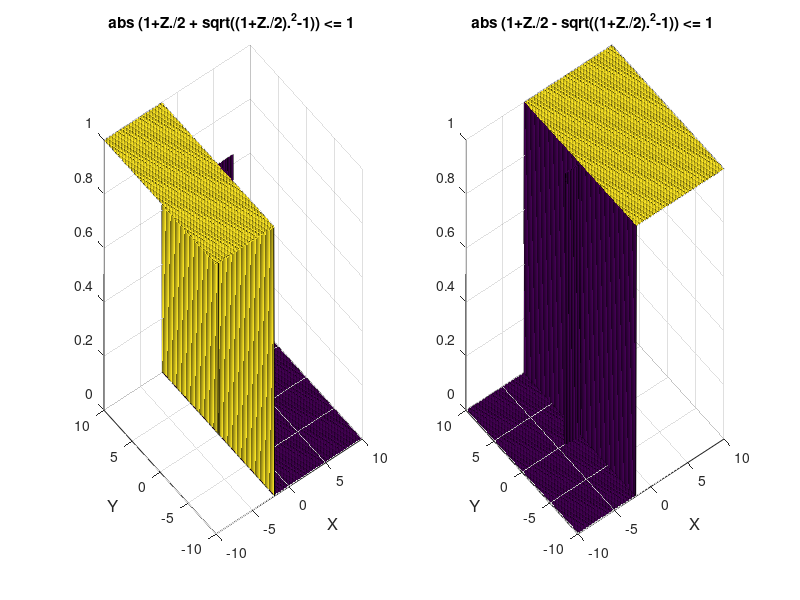
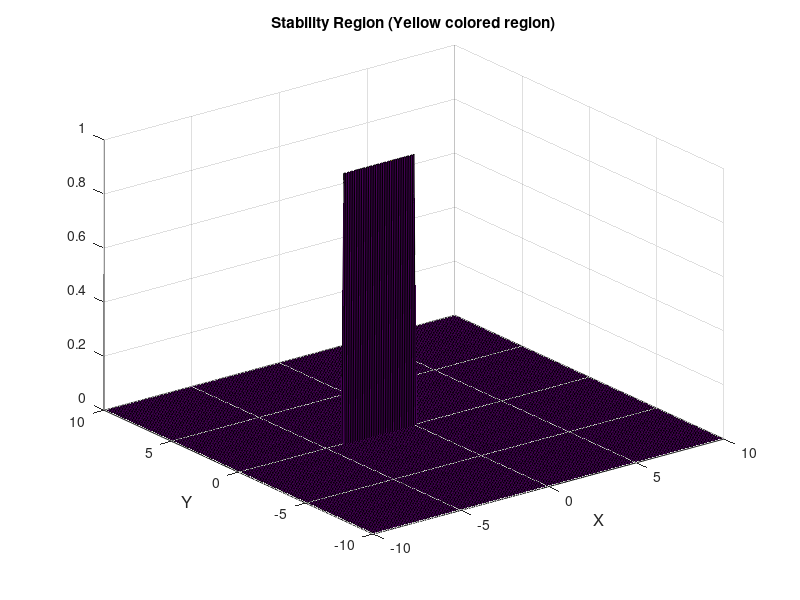

Source code (MATLAB) for these figures, in order:
%HW2 C(b) Plotting the stability Region

clc; clear all; close all;
x_lim = 10;
y_lim = 10;
x = -x_lim:0.1:x_lim; 
y = -y_lim:0.1:y_lim; 
[X,Y] = meshgrid(x,y);

[K1, K2] = size(X);
%complex number
Z  = X + Y.*1i;
      
alpha1 = 1+Z./2 + sqrt((1+Z./2).^2-1);  % 
alpha2 = 1+Z./2 - sqrt((1+Z./2).^2-1);

% to plot regions where abs(aplha1) <=1 
Region1 = alpha1;
Region1(abs(Region1)<= 1) = 1;
Region1(abs(Region1)> 1) = 0;

% to plot regions where abs(aplha2) <=1 
Region2 = alpha2;
Region2(abs(Region2)<= 1) = 1;
Region2(abs(Region2)> 1) = 0;

% Region3 is the intersection of region1 and region2
% stability region should have both roots alpha1 and alpha2 s.t. 
% abs(aplha1) <=1 && abs(aplha2) <=1
Region3 = zeros(K1,K2);
for l = 1:1:K1
    for m = 1:1:K1
        if Region1(l,m)==1 && Region2(l,m)==1
            Region3(l,m) = 1;
        end 
    end
end

figure;
subplot(1,2,1);
surf(X,Y, Region1);
xlim([-x_lim x_lim]);
ylim([-y_lim y_lim]);
xlabel('X','fontSize',12); 
ylabel('Y','fontSize',12);
title('abs (1+Z./2 + sqrt((1+Z./2).^2-1)) <= 1 ')

subplot(1,2,2);
surf(X,Y, Region2);
xlim([-x_lim x_lim]);
ylim([-y_lim y_lim]);
xlabel('X','fontSize',12); 
ylabel('Y','fontSize',12);
title('abs (1+Z./2 - sqrt((1+Z./2).^2-1)) <= 1 ')


% subplot(2,2,3);
% surf(X,Y, Region1+Region2);
% xlim([-x_lim x_lim]);
% ylim([-y_lim y_lim]);
% xlabel('X','fontSize',12); 
% ylabel('Y','fontSize',12);
% title('absolute value')


% alpha3 = Z + sqrt((Z).^2+1);
% Region3 = abs(alpha3);
% Region3(abs(Region3)<= 1) = 1;
% Region3(abs(Region3)> 1) = 0;
figure;
surf(X,Y,Region3);
xlim([-x_lim x_lim]);
ylim([-y_lim y_lim]);
xlabel('X','fontSize',12); 
ylabel('Y','fontSize',12);
title('Stability Region (Yellow colored region)')